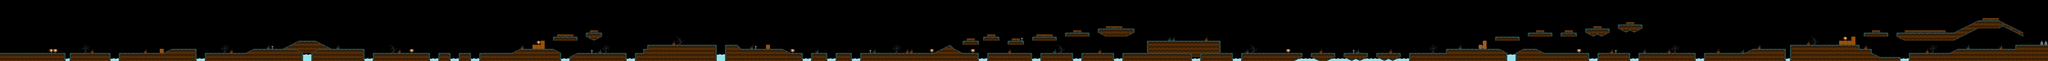

Tiled map render using the project's own tile images. Description and the map definition, with tile-layer contents summarised, below:
An orthogonal 500x15 tile map with 70x70 px tiles, 2 tile layers (background, Tile Layer 1) and 331 objects (195x Item, 102x Floor, 30x DieZone, 2x EffectItem, EndGame, ...).

<map version="1.0" orientation="orthogonal" renderorder="right-down" width="500" height="15" tilewidth="70" tileheight="70">
 <tileset firstgid="1" name="sprites2" tilewidth="70" tileheight="70">
  <image source="sprites2.png" width="512" height="512" />
 </tileset>
 <layer name="background" width="500" height="15">
  <data>[7500 cells, 244 non-empty, 20 distinct tile ids]</data>
 </layer>
 <layer name="Tile Layer 1" width="500" height="15">
  <data>[7500 cells, 1354 non-empty, 22 distinct tile ids]</data>
 </layer>
 <objectgroup name="Objects">
  <!-- 331 objects omitted --></objectgroup>
</map>
<!-- 331 of 331 objects omitted -->